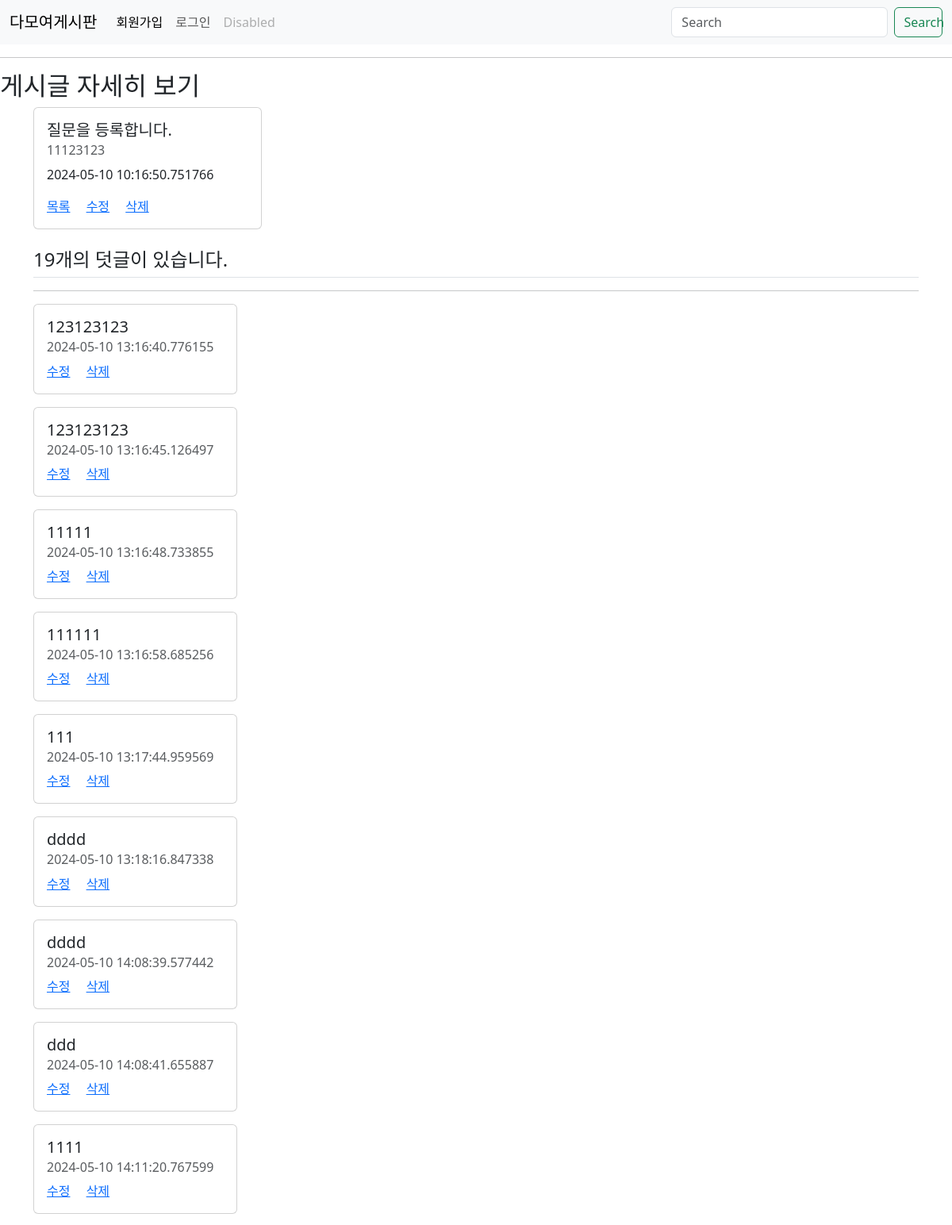
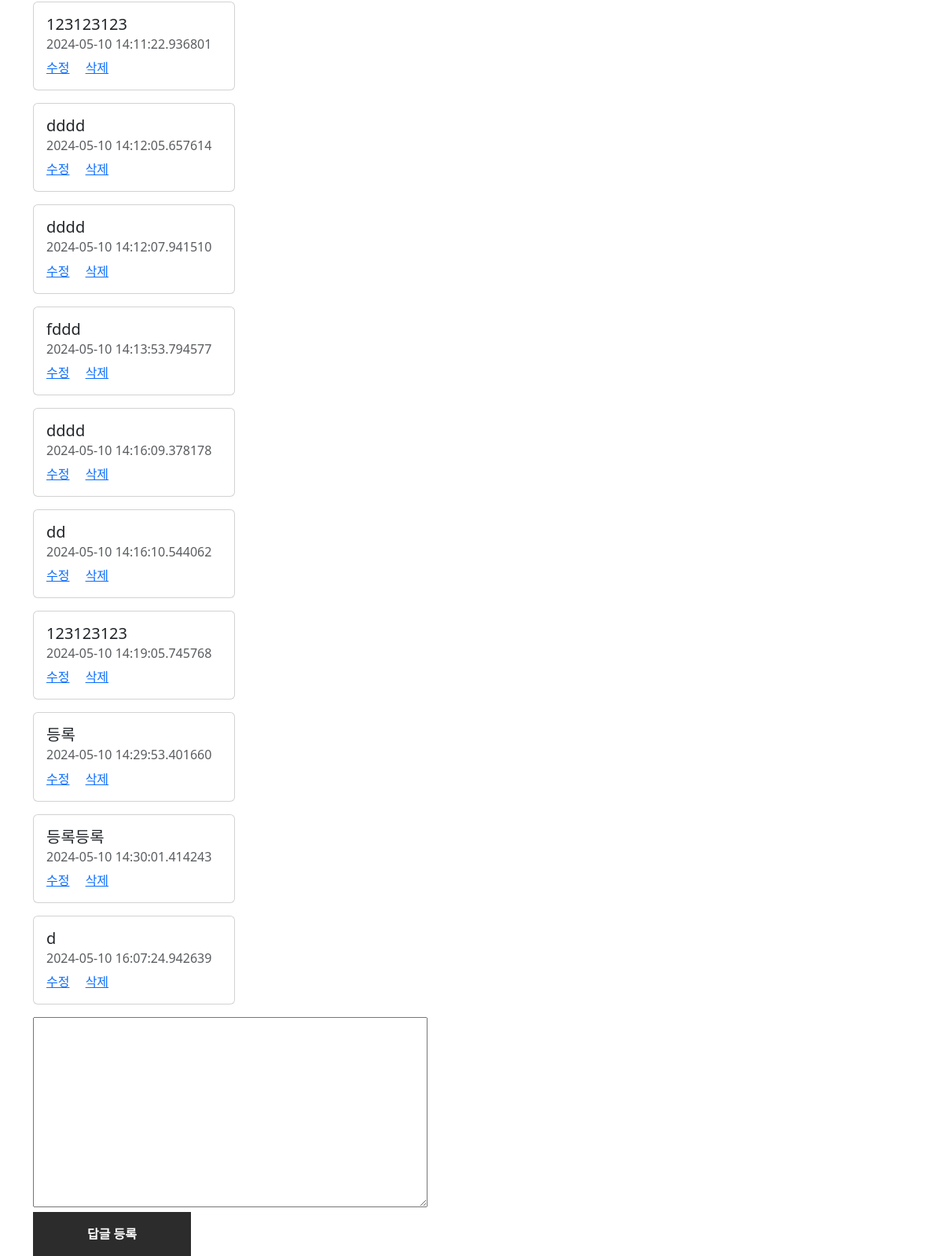
The page /board/detail/3 on the database its author committed (2 pictures, top to bottom).
### pybo/models.py (models this page shows)
class Question(db.Model):
    id = db.Column(db.Integer, primary_key=True)
    subject = db.Column(db.String(200), nullable=False)
    content = db.Column(db.Text(), nullable=False)
    create_date = db.Column(db.DateTime(), nullable=False)
    user_id = db.Column(db.Integer, db.ForeignKey('user.id', ondelete='CASCADE'), nullable=False)
    user = db.relationship("User", backref=db.backref("question_set"))
    update_date = db.Column(db.String(200), nullable=True)

class Answer(db.Model):
    id = db.Column(db.Integer, primary_key=True)
    question_id = db.Column(db.Integer, db.ForeignKey('question.id', ondelete='CASCADE'))
    question = db.relationship('Question', backref=db.backref('answer_set'))
    content = db.Column(db.Text(), nullable=False)
    create_date = db.Column(db.DateTime(), nullable=False)
    user_id = db.Column(db.Integer, db.ForeignKey('user.id', ondelete="CASCADE"), nullable=False)
    user = db.relationship("User", backref=db.backref("answer_set_for_user"))
    update_date = db.Column(db.DateTime(), nullable=True)

### pybo/views/board_views.py (the view)
@bp.route("/detail/<int:question_id>", methods=("GET","POST"))
def board_detail(question_id):
    form = AnswerForm()
    question = Question.query.get(question_id)
    return render_template("board/board_detail.html", question=question, form=form)

### pybo/forms.py
class AnswerForm(FlaskForm):
    content = TextAreaField('내용', validators=[DataRequired("덧글 입력은 필수 항목 입니다.")])
    user_id = StringField('작성자', validators=[DataRequired("로그인 후 사용하세요.")])

### pybo/views/main_views.py (called while the page is built)
@bp.before_app_request
def play_g():
    user_id = session.get("user_id")
    if user_id is None:
        g.user = None
    else:
        g.user = User.query.get(user_id)

### pybo/templates/board/board_detail.html (shortened to what this page needs)
{% extends "base.html" %}
{% block content %}
<hr>
<h2>게시글 자세히 보기</h2>
<div class="container">
    <div class="card" style="width: 18rem;">
        <div class="card-body">
        <h5 class="card-title">{{question.subject}}</h5>
        <h6 class="card-subtitle mb-2 text-body-secondary">{{question.content}}</h6>
        <p class="card-text">{{question.create_date}}</p>
        <a href="{{url_for('board.list')}}" class="card-link">목록</a>
        <a href="{{url_for('board.update', question_id=question.id)}}" class="card-link">수정</a>
        <a href="#" class="card-link">삭제</a>
        </div>
    </div>
    <h4 class="border-bottom py-2 my-3">{{question.answer_set | length }}개의 덧글이 있습니다.</h4>
    <hr>
    {% for answer in question.answer_set%}
    <div class="card my-3" style="max-width: 23%; height: auto;">
        <div class="card-body">
        <h5 class="card-title">{{answer.content}}</h5>
        <h6 class="card-subtitle mb-2 text-body-secondary">{{answer.create_date}}</h6>
        <a href="#" class="card-link">수정</a>
        <a href="#" class="card-link">삭제</a>
        </div>
    </div>
    {% endfor %}
    <form method="post" action="{{url_for('answer.create_answer', question_id=question.id)}}">
        <textarea name="content" rows="10" style="max-width: 45%; height: auto;"></textarea>
        <button>답글 등록</button>
    </form>
</div>
{% endblock%}

### pybo/static/css/style.css (style rules this page uses)
* { margin: 0; padding: 0; box-sizing: border-box; }
html { font-family: 'Noto Sans KR', sans-serif; font-size: 16px; font-weight: 400; }
button { background-color: #2c2c2c; border: none; color: #ffffff; display: block; font-size: 18px; font-weight: 700; margin: 24px 0; padding: 16px; width: 18%; }
textarea { width: 100%; }

### rows shown on the page
Question: subject "질문을 등록합니다.", content "11123123", create_date "2024-05-10 10:16:50.751766"
Answer: content "123123123", create_date "2024-05-10 13:16:40.776155"
Answer: content "123123123", create_date "2024-05-10 13:16:45.126497"
Answer: content "11111", create_date "2024-05-10 13:16:48.733855"
Answer: content "111111", create_date "2024-05-10 13:16:58.685256"
Answer: content "111", create_date "2024-05-10 13:17:44.959569"
Answer: content "dddd", create_date "2024-05-10 13:18:16.847338"
Answer: content "dddd", create_date "2024-05-10 14:08:39.577442"
Answer: content "ddd", create_date "2024-05-10 14:08:41.655887"
Answer: content "1111", create_date "2024-05-10 14:11:20.767599"
Answer: content "123123123", create_date "2024-05-10 14:11:22.936801"
Answer: content "dddd", create_date "2024-05-10 14:12:05.657614"
Answer: content "dddd", create_date "2024-05-10 14:12:07.941510"
Answer: content "fddd", create_date "2024-05-10 14:13:53.794577"
Answer: content "dddd", create_date "2024-05-10 14:16:09.378178"
Answer: content "dd", create_date "2024-05-10 14:16:10.544062"
Answer: content "123123123", create_date "2024-05-10 14:19:05.745768"
Answer: content "등록", create_date "2024-05-10 14:29:53.401660"
Answer: content "등록등록", create_date "2024-05-10 14:30:01.414243"
Answer: content "d", create_date "2024-05-10 16:07:24.942639"

### other values the page prints
{{ question.answer_set | length }} "19"
